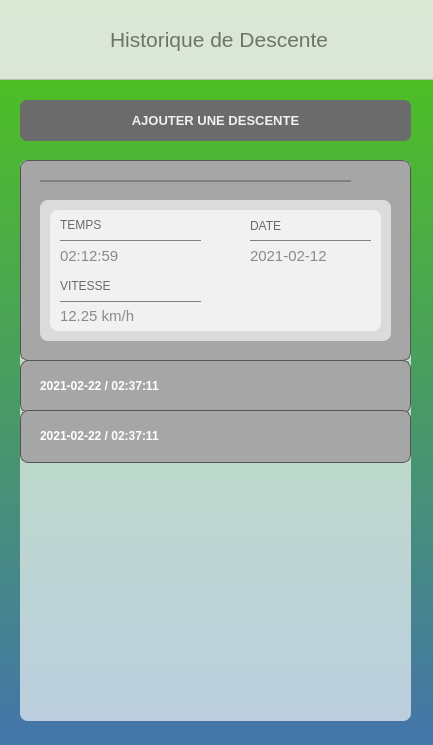
<?xml version="1.0" encoding="UTF-8"?>
<ui version="4.0">
 <class>ui_Menu</class>
 <widget class="QWidget" name="ui_Menu">
  <property name="geometry">
   <rect>
    <x>0</x>
    <y>0</y>
    <width>433</width>
    <height>745</height>
   </rect>
  </property>
  <property name="windowTitle">
   <string>Form</string>
  </property>
  <property name="styleSheet">
   <string notr="true">background-color: qlineargradient(spread:pad, x1:0, y1:0, x2:0, y2:0.982955, stop:0 rgba(79, 199, 21, 255), stop:1 rgba(68, 118, 168, 255));</string>
  </property>
  <widget class="QPushButton" name="button_CONNEXION">
   <property name="geometry">
    <rect>
     <x>20</x>
     <y>100</y>
     <width>391</width>
     <height>41</height>
    </rect>
   </property>
   <property name="font">
    <font>
     <pointsize>10</pointsize>
     <weight>75</weight>
     <bold>true</bold>
    </font>
   </property>
   <property name="styleSheet">
    <string notr="true">background: #6B6B6B;
border: none;
border-radius: 7px;
color: rgb(240, 240, 240);</string>
   </property>
   <property name="text">
    <string>AJOUTER UNE DESCENTE</string>
   </property>
  </widget>
  <widget class="QFrame" name="bandeau_BLANC">
   <property name="geometry">
    <rect>
     <x>-10</x>
     <y>-1</y>
     <width>451</width>
     <height>81</height>
    </rect>
   </property>
   <property name="styleSheet">
    <string notr="true">background-color: rgba(235, 235, 235, 0.9);</string>
   </property>
   <property name="frameShape">
    <enum>QFrame::StyledPanel</enum>
   </property>
   <property name="frameShadow">
    <enum>QFrame::Raised</enum>
   </property>
   <widget class="QLabel" name="Logo">
    <property name="geometry">
     <rect>
      <x>10</x>
      <y>0</y>
      <width>111</width>
      <height>81</height>
     </rect>
    </property>
    <property name="styleSheet">
     <string notr="true">background: none;
margin: 10px;</string>
    </property>
    <property name="text">
     <string/>
    </property>
    <property name="pixmap">
     <pixmap>../../../8-Ressources/Image/logo.png</pixmap>
    </property>
    <property name="scaledContents">
     <bool>true</bool>
    </property>
   </widget>
   <widget class="QLabel" name="label_HISTORIQUE">
    <property name="geometry">
     <rect>
      <x>120</x>
      <y>10</y>
      <width>221</width>
      <height>61</height>
     </rect>
    </property>
    <property name="font">
     <font>
      <pointsize>16</pointsize>
     </font>
    </property>
    <property name="styleSheet">
     <string notr="true">background: none;
color: rgba(0, 0, 0, 0.5);</string>
    </property>
    <property name="text">
     <string>Historique de Descente</string>
    </property>
   </widget>
   <widget class="QLabel" name="label_PROFIL">
    <property name="geometry">
     <rect>
      <x>350</x>
      <y>-1</y>
      <width>91</width>
      <height>81</height>
     </rect>
    </property>
    <property name="styleSheet">
     <string notr="true">background: none;
margin: 8px;</string>
    </property>
    <property name="text">
     <string/>
    </property>
    <property name="pixmap">
     <pixmap>../icon/profile.png</pixmap>
    </property>
    <property name="scaledContents">
     <bool>true</bool>
    </property>
   </widget>
  </widget>
  <widget class="QScrollArea" name="scrollArea">
   <property name="geometry">
    <rect>
     <x>20</x>
     <y>160</y>
     <width>391</width>
     <height>561</height>
    </rect>
   </property>
   <property name="styleSheet">
    <string notr="true">background-color: rgba(255, 255, 255, 0.4);
border-radius: 8px;</string>
   </property>
   <property name="widgetResizable">
    <bool>true</bool>
   </property>
   <widget class="QWidget" name="zoneWidget">
    <property name="geometry">
     <rect>
      <x>0</x>
      <y>0</y>
      <width>391</width>
      <height>561</height>
     </rect>
    </property>
    <widget class="QWidget" name="descente_1" native="true">
     <property name="geometry">
      <rect>
       <x>0</x>
       <y>0</y>
       <width>391</width>
       <height>201</height>
      </rect>
     </property>
     <property name="styleSheet">
      <string notr="true">background: #A6A6A6;
border: 1px solid rgb(84, 84, 84);</string>
     </property>
     <widget class="QLabel" name="icon_fleche_1">
      <property name="geometry">
       <rect>
        <x>350</x>
        <y>0</y>
        <width>41</width>
        <height>41</height>
       </rect>
      </property>
      <property name="styleSheet">
       <string notr="true">border: none;
margin: 10px;</string>
      </property>
      <property name="text">
       <string/>
      </property>
      <property name="pixmap">
       <pixmap>../icon/arrow-down.png</pixmap>
      </property>
      <property name="scaledContents">
       <bool>true</bool>
      </property>
     </widget>
     <widget class="QLabel" name="line_widget">
      <property name="geometry">
       <rect>
        <x>20</x>
        <y>20</y>
        <width>311</width>
        <height>16</height>
       </rect>
      </property>
      <property name="styleSheet">
       <string notr="true">border-radius: 0;
border: none;
border-top: 2px solid grey;</string>
      </property>
      <property name="text">
       <string/>
      </property>
     </widget>
     <widget class="QFrame" name="fond1">
      <property name="geometry">
       <rect>
        <x>20</x>
        <y>40</y>
        <width>351</width>
        <height>141</height>
       </rect>
      </property>
      <property name="styleSheet">
       <string notr="true">background-color: rgba(255, 255, 255, 0.6);
border: none;</string>
      </property>
      <property name="frameShape">
       <enum>QFrame::StyledPanel</enum>
      </property>
      <property name="frameShadow">
       <enum>QFrame::Raised</enum>
      </property>
      <widget class="QFrame" name="fond2">
       <property name="geometry">
        <rect>
         <x>10</x>
         <y>10</y>
         <width>331</width>
         <height>121</height>
        </rect>
       </property>
       <property name="frameShape">
        <enum>QFrame::StyledPanel</enum>
       </property>
       <property name="frameShadow">
        <enum>QFrame::Raised</enum>
       </property>
       <widget class="QLabel" name="titre_temps">
        <property name="geometry">
         <rect>
          <x>10</x>
          <y>-1</y>
          <width>69</width>
          <height>31</height>
         </rect>
        </property>
        <property name="styleSheet">
         <string notr="true">background: none;
color: #696969;</string>
        </property>
        <property name="text">
         <string>TEMPS</string>
        </property>
       </widget>
       <widget class="QLabel" name="titre_date">
        <property name="geometry">
         <rect>
          <x>200</x>
          <y>0</y>
          <width>69</width>
          <height>31</height>
         </rect>
        </property>
        <property name="styleSheet">
         <string notr="true">background: none;
color: #696969;</string>
        </property>
        <property name="text">
         <string>DATE</string>
        </property>
       </widget>
       <widget class="QLabel" name="line_temps">
        <property name="geometry">
         <rect>
          <x>10</x>
          <y>30</y>
          <width>141</width>
          <height>16</height>
         </rect>
        </property>
        <property name="styleSheet">
         <string notr="true">border-radius: 0;
background: none;
border: none;
border-top: 1px solid grey;</string>
        </property>
        <property name="text">
         <string/>
        </property>
       </widget>
       <widget class="QLabel" name="line_date">
        <property name="geometry">
         <rect>
          <x>200</x>
          <y>30</y>
          <width>121</width>
          <height>20</height>
         </rect>
        </property>
        <property name="styleSheet">
         <string notr="true">border-radius: 0;
background: none;
border: none;
border-top: 1px solid grey;</string>
        </property>
        <property name="text">
         <string/>
        </property>
       </widget>
       <widget class="QLabel" name="line_vitesse">
        <property name="geometry">
         <rect>
          <x>10</x>
          <y>91</y>
          <width>141</width>
          <height>16</height>
         </rect>
        </property>
        <property name="styleSheet">
         <string notr="true">border-radius: 0;
background: none;
border: none;
border-top: 1px solid grey;</string>
        </property>
        <property name="text">
         <string/>
        </property>
       </widget>
       <widget class="QLabel" name="titre_vitesse">
        <property name="geometry">
         <rect>
          <x>10</x>
          <y>60</y>
          <width>69</width>
          <height>31</height>
         </rect>
        </property>
        <property name="styleSheet">
         <string notr="true">background: none;
color: #696969;</string>
        </property>
        <property name="text">
         <string>VITESSE</string>
        </property>
       </widget>
       <widget class="QLabel" name="vitesse">
        <property name="geometry">
         <rect>
          <x>10</x>
          <y>90</y>
          <width>91</width>
          <height>31</height>
         </rect>
        </property>
        <property name="font">
         <font>
          <pointsize>11</pointsize>
         </font>
        </property>
        <property name="styleSheet">
         <string notr="true">background: none;
color: #8A8A8A;</string>
        </property>
        <property name="text">
         <string>12.25 km/h</string>
        </property>
       </widget>
       <widget class="QLabel" name="temps">
        <property name="geometry">
         <rect>
          <x>10</x>
          <y>30</y>
          <width>91</width>
          <height>31</height>
         </rect>
        </property>
        <property name="font">
         <font>
          <pointsize>11</pointsize>
         </font>
        </property>
        <property name="styleSheet">
         <string notr="true">background: none;
color: #8A8A8A;</string>
        </property>
        <property name="text">
         <string>02:12:59</string>
        </property>
       </widget>
       <widget class="QLabel" name="date">
        <property name="geometry">
         <rect>
          <x>200</x>
          <y>30</y>
          <width>91</width>
          <height>31</height>
         </rect>
        </property>
        <property name="font">
         <font>
          <pointsize>11</pointsize>
         </font>
        </property>
        <property name="styleSheet">
         <string notr="true">background: none;
color: #8A8A8A;</string>
        </property>
        <property name="text">
         <string>2021-02-12</string>
        </property>
       </widget>
      </widget>
     </widget>
    </widget>
    <widget class="QWidget" name="descente_2" native="true">
     <property name="geometry">
      <rect>
       <x>0</x>
       <y>200</y>
       <width>391</width>
       <height>53</height>
      </rect>
     </property>
     <property name="styleSheet">
      <string notr="true">background: #A6A6A6;
border: 1px solid rgb(84, 84, 84);</string>
     </property>
     <widget class="QLabel" name="info_descente_2">
      <property name="geometry">
       <rect>
        <x>20</x>
        <y>10</y>
        <width>311</width>
        <height>31</height>
       </rect>
      </property>
      <property name="font">
       <font>
        <weight>75</weight>
        <bold>true</bold>
       </font>
      </property>
      <property name="styleSheet">
       <string notr="true">color: rgb(255, 255, 255);
border: none;</string>
      </property>
      <property name="text">
       <string>2021-02-22 / 02:37:11</string>
      </property>
     </widget>
     <widget class="QLabel" name="icon_fleche_2">
      <property name="geometry">
       <rect>
        <x>340</x>
        <y>0</y>
        <width>51</width>
        <height>51</height>
       </rect>
      </property>
      <property name="styleSheet">
       <string notr="true">border: none;
margin: 10px;</string>
      </property>
      <property name="text">
       <string/>
      </property>
      <property name="pixmap">
       <pixmap>../icon/arrow.png</pixmap>
      </property>
      <property name="scaledContents">
       <bool>true</bool>
      </property>
     </widget>
    </widget>
    <widget class="QWidget" name="descente_3" native="true">
     <property name="geometry">
      <rect>
       <x>0</x>
       <y>250</y>
       <width>391</width>
       <height>53</height>
      </rect>
     </property>
     <property name="styleSheet">
      <string notr="true">background: #A6A6A6;
border: 1px solid rgb(84, 84, 84);</string>
     </property>
     <widget class="QLabel" name="info_descente_8">
      <property name="geometry">
       <rect>
        <x>20</x>
        <y>10</y>
        <width>311</width>
        <height>31</height>
       </rect>
      </property>
      <property name="font">
       <font>
        <weight>75</weight>
        <bold>true</bold>
       </font>
      </property>
      <property name="styleSheet">
       <string notr="true">color: rgb(255, 255, 255);
border: none;</string>
      </property>
      <property name="text">
       <string>2021-02-22 / 02:37:11</string>
      </property>
     </widget>
     <widget class="QLabel" name="icon_fleche_8">
      <property name="geometry">
       <rect>
        <x>340</x>
        <y>0</y>
        <width>51</width>
        <height>51</height>
       </rect>
      </property>
      <property name="styleSheet">
       <string notr="true">border: none;
margin: 10px;</string>
      </property>
      <property name="text">
       <string/>
      </property>
      <property name="pixmap">
       <pixmap>../icon/arrow.png</pixmap>
      </property>
      <property name="scaledContents">
       <bool>true</bool>
      </property>
     </widget>
    </widget>
   </widget>
  </widget>
  <zorder>bandeau_BLANC</zorder>
  <zorder>button_CONNEXION</zorder>
  <zorder>scrollArea</zorder>
 </widget>
 <resources/>
 <connections/>
</ui>
